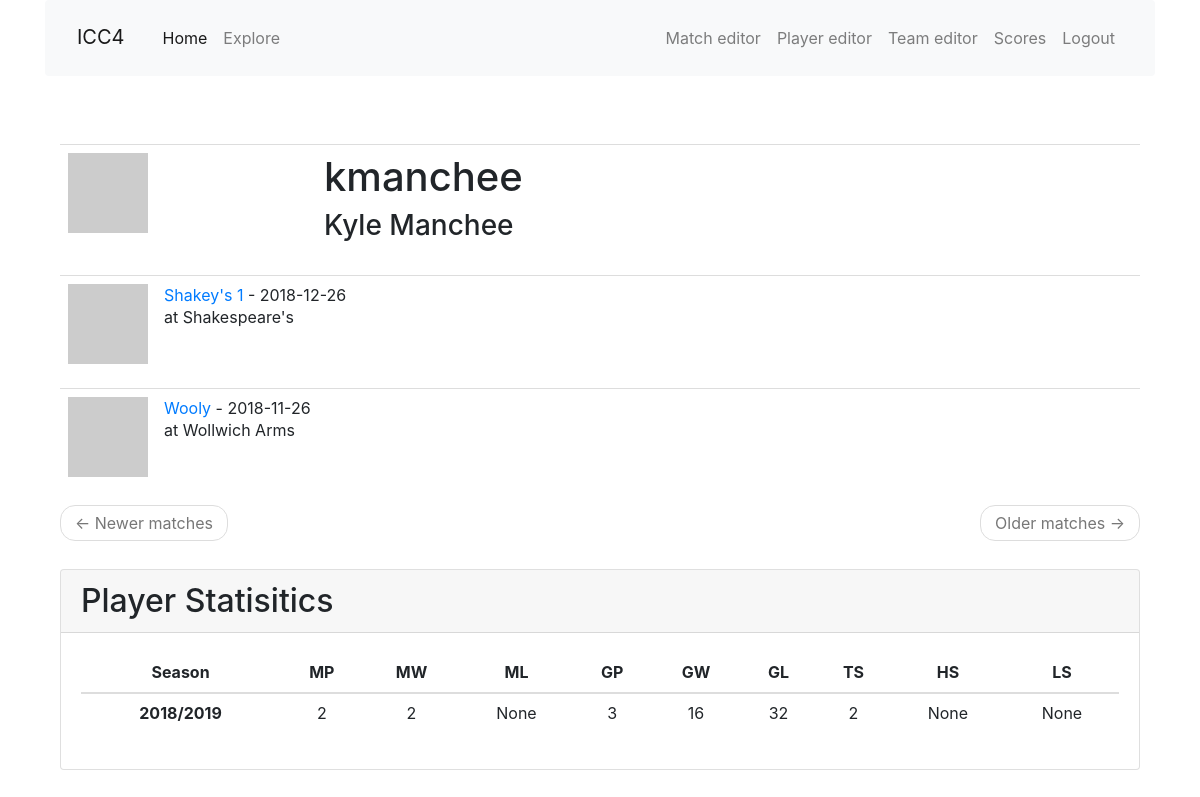
The page /player/kmanchee on the database as committed earlier.
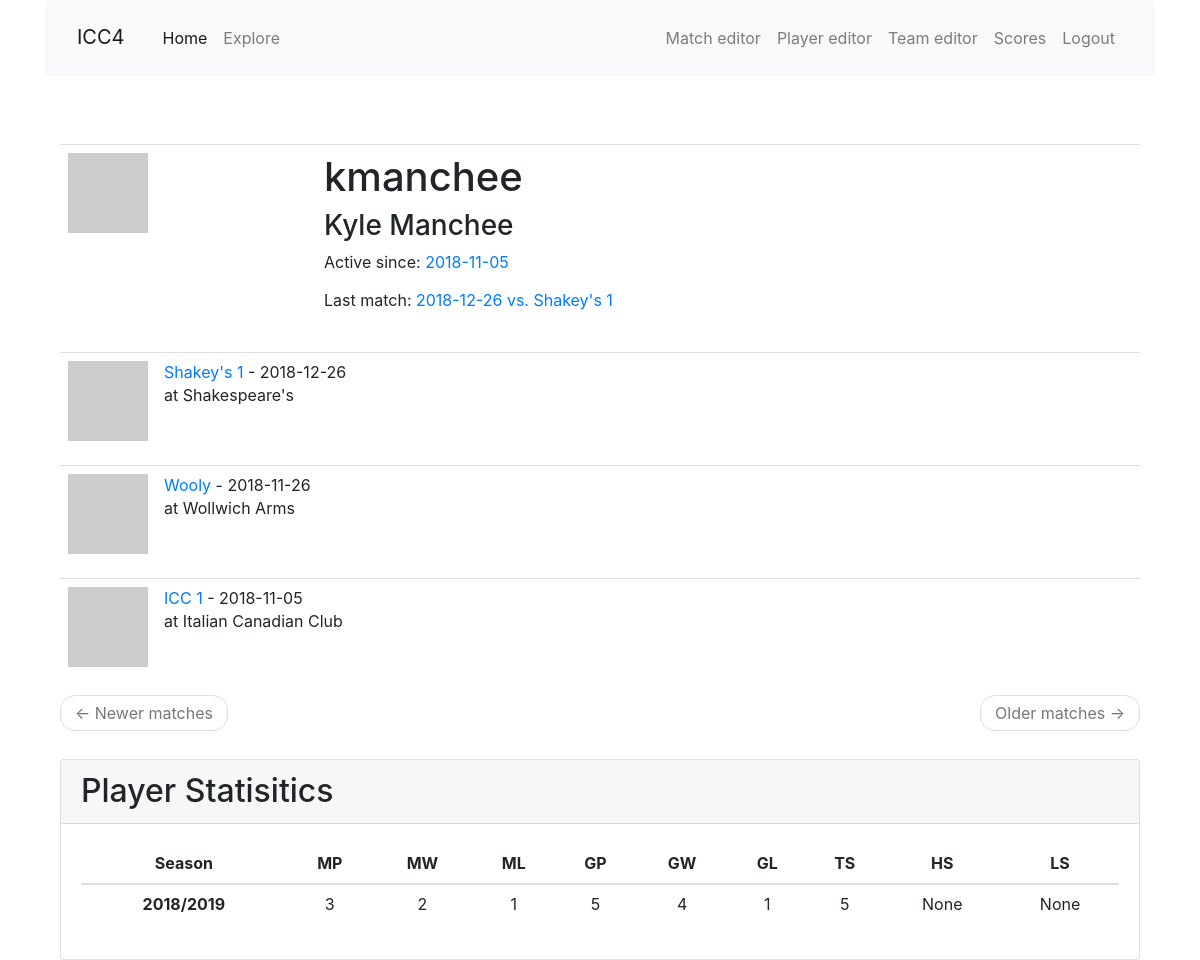
The same page on the database as committed later.
### app/models.py (models this page shows, shortened)
class Player(db.Model):
    id = db.Column(db.Integer, primary_key=True)
    nickname = db.Column(db.String(64), index=True, unique=True)
    first_name = db.Column(db.String(64), index=True)
    last_name = db.Column(db.String(64), index=True)
    games = association_proxy('games_association', 'game')
    last_match_id = db.Column(db.Integer, db.ForeignKey('match.id'))
    last_match = db.relationship('Match', foreign_keys=[last_match_id])
    first_match_id = db.Column(db.Integer, db.ForeignKey('match.id'))
    first_match = db.relationship('Match', foreign_keys=[first_match_id])
    high_scores = db.relationship('HighScore', back_populates='player', lazy='dynamic')
    low_scores = db.relationship('LowScore', back_populates='player', lazy='dynamic')
    def avatar(self, size):
        digest = md5(self.nickname.lower().encode('utf-8')).hexdigest()
        return 'https://www.gravatar.com/avatar/{}?d=identicon&s={}'.format(
            digest, size)

class Match(db.Model):
    id = db.Column(db.Integer, primary_key=True)
    opponent_id = db.Column(db.Integer, db. ForeignKey('team.id'))
    opponent = db.relationship('Team', back_populates='matches')
    date = db.Column(db.Date, index=True, default=date.today())
    location = db.Column(db.String(64))
    home_away = db.Column(db.String(32), index=True)
    match_type = db.Column(db.String(32), index=True)
    games = db.relationship('Game', back_populates='match', lazy='dynamic')
    team_score = db.Column(db.Integer, index=True)
    opponent_score = db.Column(db.Integer, index=True)
    win = db.Column(db.Boolean, index=True, default=True)
    match_summary = db.Column(db.String(512))
    food = db.Column(db.String(128))
    high_scores = db.relationship('HighScore', back_populates='match', lazy='dynamic')
    low_scores = db.relationship('LowScore', back_populates='match', lazy='dynamic')

class Team(db.Model):
    id = db.Column(db.Integer, primary_key=True)
    name = db.Column(db.String(64), index=True, unique=True)
    home_location = db.Column(db.String(64), index=True)
    address = db.Column(db.String(128), index=True)
    matches = db.relationship('Match', back_populates='opponent', lazy='dynamic')
    def avatar(self, size):
        digest = md5(self.name.lower().encode('utf-8')).hexdigest()
        return 'https://www.gravatar.com/avatar/{}?d=identicon&s={}'.format(
            digest, size)

class PlayerSeasonStats(db.Model):
    id = db.Column(db.Integer, primary_key=True)
    player_id = db.Column(db.Integer, db. ForeignKey('player.id'))
    player = db.relationship('Player')
    season_id = db.Column(db.Integer, db. ForeignKey('season.id'))
    season = db.relationship('Season')
    matches_played = db.Column(db.Integer)
    matches_won = db.Column(db.Integer)
    matches_lost = db.Column(db.Integer)
    games_played = db.Column(db.Integer)
    games_won = db.Column(db.Integer)
    games_lost = db.Column(db.Integer)
    total_stars = db.Column(db.Integer)
    total_high_scores = db.Column(db.Integer)
    total_low_scores = db.Column(db.Integer)
    '''
    filters = [filter1,filter2,...]
    query....filter(*filters).count()
    '''
    @hybrid_property
    def gp(self):
        return PlayerGame.query.filter_by(player_id=self.player_id).join(Game).join(Match).\
                filter_by(season=self.season).distinct().count()
    @hybrid_property
    def gw(self):
        return PlayerGame.query.filter_by(player_id=self.player_id).join(Game).filter_by(win=True).join(Match).\
                filter_by(season=self.season).distinct().count()
    @hybrid_property
    def gl(self):
        return PlayerGame.query.filter_by(player_id=self.player_id).join(Game).filter_by(win=False).join(Match).\
                filter_by(season=self.season).distinct().count()

class Season(db.Model):
    id = db.Column(db.Integer, primary_key=True)
    season_name = db.Column(db.String(64), index=True, unique=True)
    start_date = db.Column(db.Date, index=True)
    end_date = db.Column(db.Date, index=True)

### app/main/routes.py (the view)
@bp.route('/player/<nickname>',  methods=['GET', 'POST'])
def player(nickname):
    player = Player.query.filter_by(nickname=nickname).first_or_404()
    seasons = PlayerSeasonStats.query.filter_by(player_id=player.id).join(Season).order_by(Season.start_date).all()
    page = request.args.get('page', 1, type=int)
    matches = Match.query.join(Game).join(PlayerGame).filter_by(player_id=player.id).order_by(Match.date.desc()).distinct().paginate(
        page, current_app.config['MATCH_PER_PAGE'], False)
    next_url = url_for('main.player', nickname=player.nickname, page=matches.next_num) \
        if matches.has_next else None
    prev_url = url_for('main.player', username=player.nickname, page=matches.prev_num) \
        if matches.has_prev else None
    return render_template('player.html', next_url=next_url, prev_url=prev_url,
            player=player, matches=matches.items, seasons=seasons)

### app/templates/player.html (shortened to what this page needs)
{% extends "base.html" %}
{% import 'bootstrap/wtf.html' as wtf %}
{% block app_content %}
<div class="container">
  <table class="table table-hover">
    <tr>
      <td width="256px"><img src="{{ player.avatar(256) }}"></td>
      <td>
        <h1>{{ player.nickname }}</h1>
        <h3>{{ player.first_name }} {{ player.last_name }}</h3>
        {% if player.first_match %}<p>Active since: <a href="{{ url_for('main.match_edit',id=player.first_match_id) }}">{{ player.first_match.date }}</a></p>{% endif %}
        {% if player.last_match %}<p>Last match: <a href="{{ url_for('main.match_edit',id=player.last_match_id) }}">{{ player.last_match.date }} vs. {{ player.last_match.opponent.name }}</a></p>{% endif %}
      </td>
    </tr>
  {% for match in matches %}
    {% include '_match.html' %}
  {% endfor %}
  <nav aria-label="...">
    <ul class="pager">
      <li class="previous{% if not prev_url %} disabled{% endif %}">
        <a href="{{ prev_url or '#' }}">
          <span aria-hidden="true">&larr;</span> Newer matches
        </a>
      </li>
      <li class="next{% if not next_url %} disabled{% endif %}">
        <a href="{{ next_url or '#' }}">
          Older matches <span aria-hidden="true">&rarr;</span>
        </a>
      </li>
    </ul>
  </nav>
  </table>
</div>
  <div class="col-12 mt-2 mx-auto">
    <div class="card h-100">
      <h2 class="card-header">Player Statisitics</h2>
      <div class="card-body">
        <table class="table text-center table-hover">
          <thead>
            <tr>
              <th scope="col">Season</th>
              <th scope="col" data-toggle="tooltip" data-placement="top" title="Matches played">MP</th>
              <th scope="col" data-toggle="tooltip" data-placement="top" title="Match wins">MW</th>
              <th scope="col" data-toggle="tooltip" data-placement="top" title="Match losses">ML</th>
              <th scope="col" data-toggle="tooltip" data-placement="top" title="Games played">GP</th>
              <th scope="col" data-toggle="tooltip" data-placement="top" title="Game wins">GW</th>
              <th scope="col" data-toggle="tooltip" data-placement="top" title="Game losses">GL</th>
              <th scope="col" data-toggle="tooltip" data-placement="top" title="Total Stars">TS</th>
              <th scope="col" data-toggle="tooltip" data-placement="top" title="Total High Scores">HS</th>
              <th scope="col" data-toggle="tooltip" data-placement="top" title="Total Low Score">LS</th>
          </thead>
          <tbody>
            {% for season in seasons %}
            <tr>
              <th scope="row">{{ season.season.season_name }}</th>
              <td>{{ season.matches_played }}</td>
              <td>{{ season.matches_won }}</td>
              <td>{{ season.matches_lost }}</td>
              <td>{{ season.games_played }}</td>
              <td>{{ season.games_won }}</td>
              <td>{{ season.games_lost }}</td>
              <td>{{ season.total_stars }}</td>
              <td>{{ season.total_high_scores }}</td>
              <td>{{ season.total_low_scores }}</td>
            </tr>
            {% endfor %}
          </tbody>
        </table>
      </div>
    </div>
  </div>
{% endblock %}

### app/templates/base.html (shortened to what this page needs)
{% extends 'bootstrap/base.html' %}
{% block head %}
{{super()}}
  <link rel="stylesheet" href="https://stackpath.bootstrapcdn.com/bootstrap/4.1.3/css/bootstrap.min.css">
  <link rel="stylesheet" href="{{ url_for('static', filename='css/main.css') }}">
{% endblock %}
{% block navbar %}
<div class="container">
<nav class="navbar navbar-expand-md navbar-light bg-light">
  <a class="navbar-brand mt-2 mr-auto" href="{{ url_for('main.index') }}">ICC4</a>
  <div class="collapse navbar-collapse" id="navbarTogglerDemo02">
    <ul class="navbar-nav mr-auto mt-2 mt-lg-0">
      <li class="nav-item active">
        <a class="nav-link" href="{{ url_for('main.index') }}">Home<span class="sr-only">(current)</span></a>
      </li>
      <li class="nav-item">
        <a class="nav-link" href="">Explore</a>
      </li>
    </ul>
    <ul class="navbar-nav mt-2 mt-lg-0">
    {% if False %}
      <li><a href="">Login</a></li>
    {% else %}
      <li class="nav-item">
        <a class="nav-link" href="{{ url_for('main.match_edit') }}">Match editor</a>
      </li>
      <li class="nav-item">
        <a class="nav-link" href="{{ url_for('main.player_edit') }}">Player editor</a>
      </li>
      <li class="nav-item">
        <a class="nav-link" href="{{ url_for('main.team_edit') }}">Team editor</a>
      </li>
      <li class="nav-item">
        <a class="nav-link" href="{{ url_for('main.enter_score') }}">Scores</a>
      </li>
      <li class="nav-item">
        <a class="nav-link" href="">Logout</a>
      </li>
    {% endif %}
    </ul>
  </div>
</nav>
</div>
{% endblock %}
{% block content %}
<div class="container">
    {% block app_content %}{% endblock %}
  </div>
{% endblock %}

### app/templates/_match.html
<table class="table table-hover">
  <tr>
    <td width="70px">
      <a href="{{ url_for('main.match_edit', id=match.id) }}">
        <img src="{{ match.opponent.avatar(70) }}">
      </a>
    </td>
    <td>
      <a href="{{ url_for('main.match_edit', id=match.id) }}">
        {{ match.opponent.name }}
      </a>
       - {{ match.date }}
      <br>
      {% if match.home_away == 'away' %}
      at {{ match.opponent.home_location }}
      {% else %}
      at Italian Canadian Club
      {% endif %}
    </td>
  </tr>
</table>

### app/static/css/main.css (style rules this page uses)
html { font-size: 100%; }

Rows that differ between the two databases and show on the page:
changed Player "kmanchee": first_match_id empty → 11 (drawn); last_match_id empty → 1 (drawn)
now on this page (row edited): Match: first_match "2018-11-05", opponent.name "ICC 1", date "2018-11-05", home_away "at Italian Canadian Club"
changed Match "Shakey's 1": last_match (not shown) → "2018-12-26"
now on this page (row unchanged): Team: last_match.opponent.name "Shakey's 1"
changed PlayerSeasonStats "None": matches_played "2" → "3"; matches_lost "None" → "1"; games_played "3" → "5"; games_won "16" → "4"; games_lost "32" → "1"; total_stars "2" → "5"
Other text that changed with them:
text now shown: "Active since: Last match: vs."
